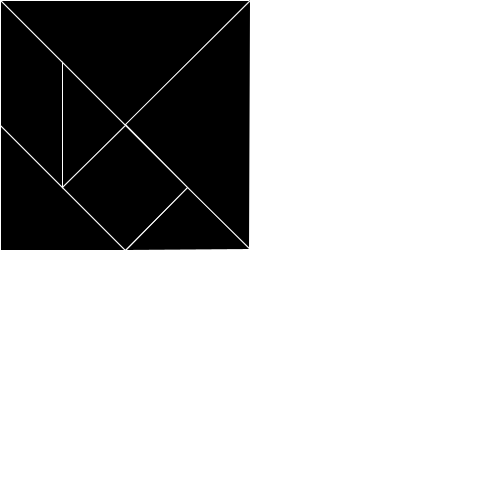
Frame 1 (no input)
Frame 60 (the mouse pressed at the canvas centre just before this capture): identical to frame 1, image omitted
Frame 120 (the mouse held since frame 60 and released just before this capture): identical to frame 1, image omitted

The Processing sketch that drew this single still picture (run headless with seeded random() and noise(); from frame 60 on, the mouse is pressed at the canvas centre):

// Processing sketch: processing_104124
// ── processing_104124.pde

/** Tangram 2013/07/23 © by Peter Bosshard Schneider<br />
*   A simple tangram game<br />
*   Hover over the black square in the top left corner<br />
*   White activation circles occure. If you click on one of the circles<br />
*   the corresponding tangram shape is activated. You then can move it to another position<br />
*   and rotate it by 45 degrees by pressing the space bar. An other click deactivates it.<br />
*   press 'c' to reset all shapes to their original position in the top left corner.<br />
*   press 'b' to rotate the shape counterclockwise by 5 degrees.<br />
*   press 'n' to reset the rotation of the shape to 0 degrees.<br />
*   press 'm' to rotate the shape clockwise by 5 degrees.<br />
*   press 'l' to toggle the outline of the shapes. Have fun!
*/

TangramShape[] tangramset;
float tangramside;

void setup() {
  //size(displayWidth,displayHeight);
  size(500, 500);
  background(255);
  tangramside = height/2.0;
  tangramset = new TangramShape[7];
  tangramset[0] = new TangramShape(new PVector(tangramside/2.0, tangramside/4.0), tangramside, 0);
  tangramset[1] = new TangramShape(new PVector(tangramside/4.0*3.0, tangramside/2.0), tangramside, 0);
  tangramset[1].setRotation(HALF_PI);
  tangramset[2] = new TangramShape(new PVector(tangramside/8.0*3.0, tangramside/2.0), tangramside, 2);
  tangramset[3] = new TangramShape(new PVector(tangramside/4.0*3.0, tangramside/8.0*7.0), tangramside, 2);
  tangramset[3].setRotation(-HALF_PI);
  tangramset[4] = new TangramShape(new PVector(tangramside/8.0, tangramside/8.0*7.0), tangramside, 1);
  tangramset[5] = new TangramShape(new PVector(tangramside/2.0, tangramside/4.0*3.0), tangramside, 3);
  tangramset[6] = new TangramShape(new PVector(tangramside/8.0, tangramside/8.0*3.0), tangramside, 4);
} 

void draw() {
  background(255);
  for (int i=0;i<tangramset.length;i++) {
    tangramset[i].update(mouseX, mouseY);
    tangramset[i].display();
  }
}


void clear() { 
  tangramset[0].location = new PVector(tangramside/2.0, tangramside/4.0);
  tangramset[0].setRotation(0);
  tangramset[1].location = new PVector(tangramside/4.0*3.0, tangramside/2.0);
  tangramset[1].setRotation(HALF_PI);
  tangramset[2].location = new PVector(tangramside/8.0*3.0, tangramside/2.0);
  tangramset[2].setRotation(0);
  tangramset[3].location = new PVector(tangramside/4.0*3.0, tangramside/8.0*7.0);
  tangramset[3].setRotation(-HALF_PI);
  tangramset[4].location = new PVector(tangramside/8.0, tangramside/8.0*7.0);
  tangramset[4].setRotation(0);
  tangramset[5].location = new PVector(tangramside/2.0, tangramside/4.0*3.0);
  tangramset[5].setRotation(0);
  tangramset[6].location = new PVector(tangramside/8.0, tangramside/8.0*3.0);
  tangramset[6].setRotation(0);
}


void mouseReleased() {
  for (int i=0;i<tangramset.length;i++) {
    tangramset[i].click(mouseX, mouseY);
  }
}

void keyReleased() {
  if (key == ' ') {
    for (int i=0;i<tangramset.length;i++) {
      if (tangramset[i].selected) {
        tangramset[i].rotation+=PI/4.0;
      }
    }
  }
   if (key == 'b') {
    for (int i=0;i<tangramset.length;i++) {
      if (tangramset[i].selected) {
        tangramset[i].rotation-=PI/36.0;
      }
    }
  }
  if (key == 'n') {
    for (int i=0;i<tangramset.length;i++) {
      if (tangramset[i].selected) {
        tangramset[i].rotation = 0;
      }
    }
  }
  if (key == 'm') {
    for (int i=0;i<tangramset.length;i++) {
      if (tangramset[i].selected) {
        tangramset[i].rotation+=PI/36.0;
      }
    }
  }
  if (key == 'c') {
    clear();
  }
  if (key == 'l') {
    for (int i=0;i<tangramset.length;i++) {
      tangramset[i].showstroke = !tangramset[i].showstroke;
    }
  }
}

class TangramShape {
  PVector location;
  float rotation = 0;
  float squareside;
  float gridunit;
  int shapetype;
  boolean selected = false;
  boolean mouseover = false;
  boolean showstroke = true;

  TangramShape(PVector loc, float sqs, int typ) {
    location = loc;
    squareside = sqs;
    gridunit = squareside/8.0;
    shapetype = typ;
  }

  void display() {
    pushMatrix();
    translate(location.x, location.y);
    rotate(rotation);
    if (selected) {
      stroke(255, 0, 0);
      strokeWeight(2);
    }
    else {
      strokeWeight(1);
      if (showstroke) {
        stroke(255);
      }
      else {
        stroke(0);
      }
    }
    fill(0);
    switch(shapetype) {
    case 0: // Big triangle
      triangle(-4*gridunit, -2*gridunit, 4*gridunit, -2*gridunit, 0, 2*gridunit);
      if (mouseover) {
        stroke(255);
        ellipse(0, 0, gridunit, gridunit);
      }
      break;
    case 1: // Middle triangle
      triangle(-gridunit, -3*gridunit, 3*gridunit, gridunit, -gridunit, gridunit);
      if (mouseover) {
        stroke(255);
        ellipse(0, 0, gridunit, gridunit);
      }
      break;
    case 2: // Small triangle
      triangle(-gridunit, -2*gridunit, gridunit, 0, -gridunit, 2*gridunit);
      if (mouseover) {
        stroke(255);
        ellipse(0, 0, gridunit, gridunit);
      }
      break;
    case 3:  // Square
      quad(-2*gridunit, 0, 0, -2*gridunit, 2*gridunit, 0, 0, 2*gridunit);
      if (mouseover) {
        stroke(255);
        ellipse(0, 0, gridunit, gridunit);
      }
      break;
    case 4:  // Rhomboid
      quad(-gridunit, -3*gridunit, gridunit, -gridunit, gridunit, 3*gridunit, -gridunit, gridunit);
      if (mouseover) {
        stroke(255);
        ellipse(0, 0, gridunit, gridunit);
      }
      break;
    }
    popMatrix();
  }

  void setRotation(float rot) {
    rotation = rot;
  }

  void update(float x, float y) {
    if (dist(x, y, location.x, location.y) < 2*gridunit) {
      mouseover = true;
    }
    else {
      mouseover = false;
    }
    if (selected) {
      location.x = x;
      location.y = y;
    }
  }

  void click(float x, float y) {
    switch(shapetype) {
    case 0: // Big triangle
      if (dist(x, y, location.x, location.y) < gridunit) {
        selected = !selected;
      }
      break;
    case 1: // Middle triangle
      if (dist(x, y, location.x, location.y) < gridunit) {
        selected = !selected;
      }
      break;
    case 2: // Small triangle
      if (dist(x, y, location.x, location.y) < gridunit) {
        selected = !selected;
      }
      break;
    case 3:  // Square
      if (dist(x, y, location.x, location.y) < gridunit) {
        selected = !selected;
      }
      break;
    case 4:  // Rhomboid
      if (dist(x, y, location.x, location.y) < gridunit) {
        selected = !selected;
      }
      break;
    }
  }
}
